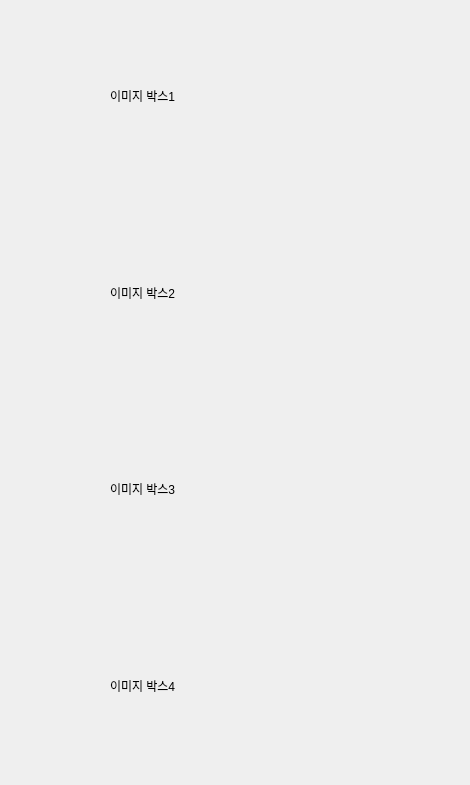
<?xml version="1.0" encoding="UTF-8"?>
<ui version="4.0">
 <class>Form</class>
 <widget class="QWidget" name="Form">
  <property name="geometry">
   <rect>
    <x>0</x>
    <y>0</y>
    <width>470</width>
    <height>785</height>
   </rect>
  </property>
  <property name="windowTitle">
   <string>Form</string>
  </property>
  <widget class="QWidget" name="verticalLayoutWidget">
   <property name="geometry">
    <rect>
     <x>110</x>
     <y>0</y>
     <width>241</width>
     <height>781</height>
    </rect>
   </property>
   <layout class="QVBoxLayout" name="verticalLayout">
    <item>
     <widget class="QLabel" name="img_box_1">
      <property name="text">
       <string>이미지 박스1</string>
      </property>
     </widget>
    </item>
    <item>
     <widget class="QLabel" name="img_box_2">
      <property name="text">
       <string>이미지 박스2</string>
      </property>
     </widget>
    </item>
    <item>
     <widget class="QLabel" name="img_box_3">
      <property name="text">
       <string>이미지 박스3</string>
      </property>
     </widget>
    </item>
    <item>
     <widget class="QLabel" name="img_box_4">
      <property name="text">
       <string>이미지 박스4</string>
      </property>
     </widget>
    </item>
   </layout>
  </widget>
 </widget>
 <resources/>
 <connections/>
</ui>
